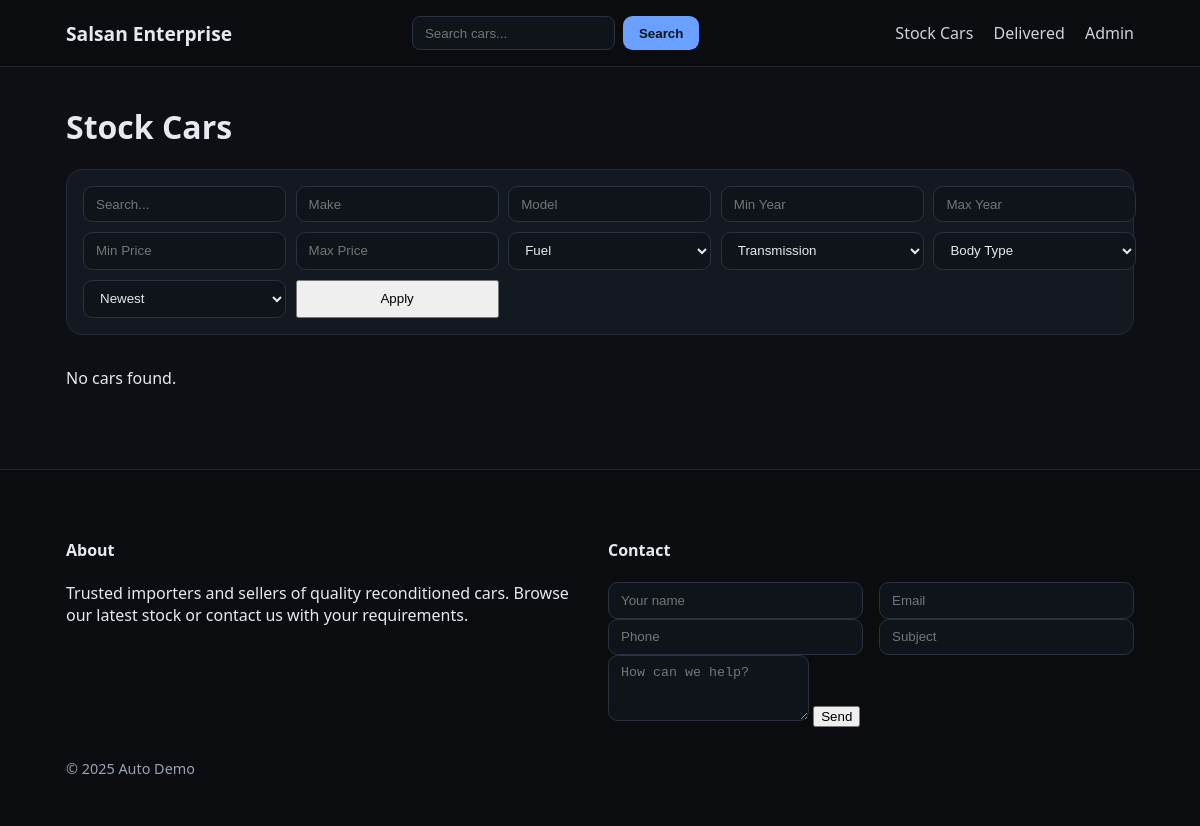
Page /stock on the earlier database version.
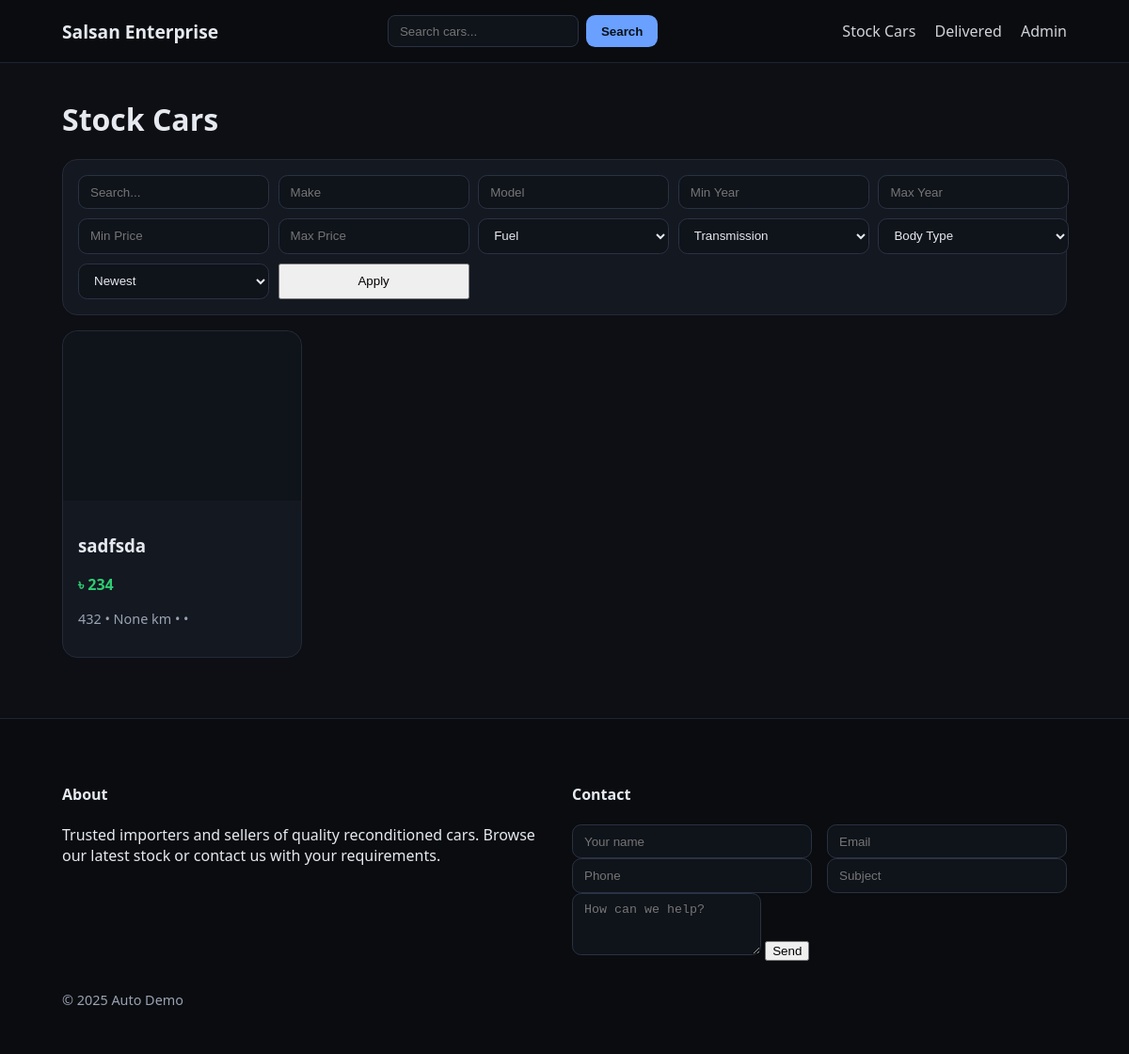
Same page on the later database version.
### models.py (models this page shows, shortened)
class Car(db.Model):
    __tablename__ = "cars"
    id = db.Column(db.Integer, primary_key=True)
    title = db.Column(db.String(200), nullable=False)
    make = db.Column(db.String(80), index=True)
    model = db.Column(db.String(80), index=True)
    year = db.Column(db.Integer, index=True)
    price = db.Column(db.Integer, index=True)  # store in local currency integer
    mileage_km = db.Column(db.Integer, index=True)
    fuel_type = db.Column(db.String(50), index=True)  # Petrol, Diesel, Hybrid, Electric
    transmission = db.Column(db.String(50), index=True)  # Automatic, Manual
    body_type = db.Column(db.String(50), index=True)  # Sedan, SUV, etc.
    color = db.Column(db.String(50))
    location = db.Column(db.String(120))
    description = db.Column(db.Text)
    image_url = db.Column(db.String(500))
    is_delivered = db.Column(db.Boolean, default=False, index=True)
    created_at = db.Column(db.DateTime, default=datetime.utcnow, index=True)
    images = db.relationship(
        "CarImage",
        backref="car",
        cascade="all, delete-orphan",
        order_by="CarImage.sort_order",
        lazy="selectin",
    )

### app.py (the view, shortened to what this page needs)
    @app.route("/stock")
    def stock():
        query = Car.query.filter_by(is_delivered=False)
        q = request.args.get("q", "").strip()
        make = request.args.get("make", "").strip()
        model = request.args.get("model", "").strip()
        fuel = request.args.get("fuel", "").strip()
        trans = request.args.get("transmission", "").strip()
        body = request.args.get("body", "").strip()
        min_year = request.args.get("min_year", type=int)
        max_year = request.args.get("max_year", type=int)
        min_price = request.args.get("min_price", type=int)
        max_price = request.args.get("max_price", type=int)
        sort = request.args.get("sort", "newest")
        if make: query = query.filter(Car.make.ilike(make))
        if model: query = query.filter(Car.model.ilike(model))
        if fuel: query = query.filter(Car.fuel_type.ilike(fuel))
        if trans: query = query.filter(Car.transmission.ilike(trans))
        if body: query = query.filter(Car.body_type.ilike(body))
        if min_year: query = query.filter(Car.year >= min_year)
        if max_year: query = query.filter(Car.year <= max_year)
        if min_price is not None: query = query.filter(Car.price >= min_price)
        if max_price is not None: query = query.filter(Car.price <= max_price)
        if sort == "price_asc":
            query = query.order_by(Car.price.asc())
        elif sort == "price_desc":
            query = query.order_by(Car.price.desc())
        elif sort == "year_desc":
            query = query.order_by(Car.year.desc(), Car.created_at.desc())
        else:
            query = query.order_by(Car.created_at.desc())
        page = request.args.get("page", 1, type=int)
        per_page = int(request.args.get("per_page", current_app.config.get("PER_PAGE", 12)))
        pagination = query.paginate(page=page, per_page=per_page, error_out=False)
        cars = pagination.items
        return render_template("stock.html", cars=cars, pagination=pagination, params=request.args)

### templates/stock.html (shortened to what this page needs)
{% extends "base.html" %}
{% block content %}
<h1>Stock Cars</h1>
<form class="filters" method="get">
  <input type="text" name="q" placeholder="Search..." value="{{ params.get('q','') }}">
  <input type="text" name="make" placeholder="Make" value="{{ params.get('make','') }}">
  <input type="text" name="model" placeholder="Model" value="{{ params.get('model','') }}">
  <input type="number" name="min_year" placeholder="Min Year" value="{{ params.get('min_year','') }}">
  <input type="number" name="max_year" placeholder="Max Year" value="{{ params.get('max_year','') }}">
  <input type="number" name="min_price" placeholder="Min Price" value="{{ params.get('min_price','') }}">
  <input type="number" name="max_price" placeholder="Max Price" value="{{ params.get('max_price','') }}">
  <select name="fuel">
    <option value="">Fuel</option>
  </select>
  <select name="transmission">
    <option value="">Transmission</option>
  </select>
  <select name="body">
    <option value="">Body Type</option>
  </select>
  <select name="sort">
    {% for v,label in [("newest","Newest"),("year_desc","Year (new→old)"),("price_asc","Price ↑"),("price_desc","Price ↓")] %}
      <option value="{{v}}" {% if params.get('sort','newest')==v %}selected{% endif %}>{{label}}</option>
    {% endfor %}
  </select>
  <button>Apply</button>
</form>
<div class="cards">
{% for car in cars %}
  <a class="card" href="{{ url_for('car_detail', car_id=car.id) }}">
<img class="card-cover"
     src="{{ car.image_url or url_for('static', filename='img/placeholder.svg') }}"
     alt="{{ car.title }}"
     loading="lazy" decoding="async">
    <div class="card-body">
      <h3>{{ car.title }}</h3>
      <p class="price">৳ {{ "{:,}".format(car.price or 0) }}</p>
      <p class="muted small">{{ car.year }} • {{ car.mileage_km }} km • {{ car.fuel_type }} • {{ car.transmission }}</p>
    </div>
  </a>
{% else %}
  <p>No cars found.</p>
{% endfor %}
</div>
{% endblock %}

Differences in the rows shown:
added Car: image_url (picture), title "sadfsda", price "234", year "432", mileage_km "None"
Other differences:
text no longer shown: "No cars found."
